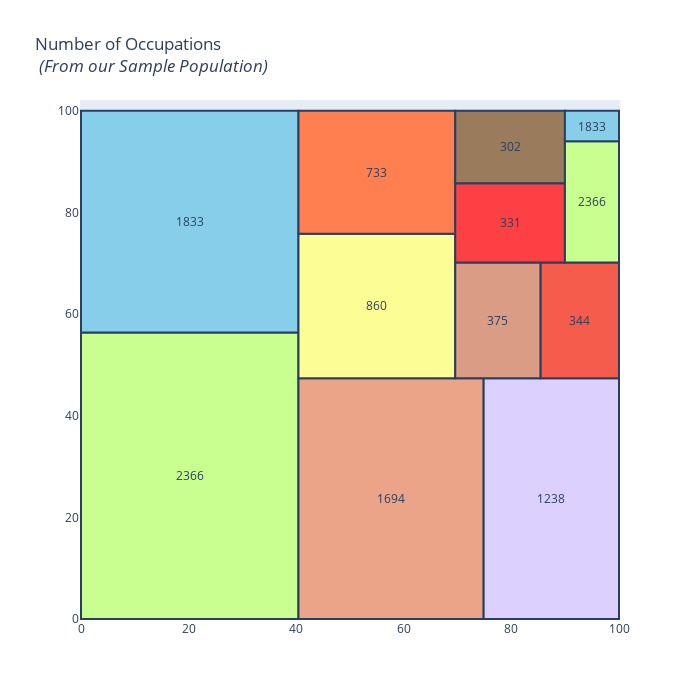

This figure's notebook cell:
### Code cell
import squarify
df = df.drop(df.loc[df["balance"] == 0].index)


x = 0
y = 0
width = 100
height = 100

job_names = df['job'].value_counts().index
values = df['job'].value_counts().tolist()

normed = squarify.normalize_sizes(values, width, height)
rects = squarify.squarify(normed, x, y, width, height)

colors = ['rgb(200, 255, 144)','rgb(135, 206, 235)',
          'rgb(235, 164, 135)','rgb(220, 208, 255)',
          'rgb(253, 253, 150)','rgb(255, 127, 80)', 
         'rgb(218, 156, 133)', 'rgb(245, 92, 76)',
         'rgb(252,64,68)', 'rgb(154,123,91)']

shapes = []
annotations = []
counter = 0

for r in rects:
    shapes.append(
        dict(
            type = 'rect',
            x0 = r['x'],
            y0 = r['y'],
            x1 = r['x'] + r['dx'],
            y1 = r['y'] + r['dy'],
            line = dict(width=2),
            fillcolor = colors[counter]
        )
    )
    annotations.append(
        dict(
            x = r['x']+(r['dx']/2),
            y = r['y']+(r['dy']/2),
            text = values[counter],
            showarrow = False
        )
    )
    counter = counter + 1
    if counter >= len(colors):
        counter = 0
    
# For hover text
trace0 = go.Scatter(
    x = [ r['x']+(r['dx']/2) for r in rects],
    y = [ r['y']+(r['dy']/2) for r in rects],
    text = [ str(v) for v in job_names],
    mode='text',
)

layout = dict(
    title='Number of Occupations <br> <i>(From our Sample Population)</i>',
    height=700, 
    width=700,
    xaxis=dict(showgrid=False,zeroline=False),
    yaxis=dict(showgrid=False,zeroline=False),
    shapes=shapes,
    annotations=annotations,
    hovermode='closest'
)

# With hovertext
figure = dict(data=[trace0], layout=layout)

iplot(figure, filename='squarify-treemap')

### Figure 1 — Plotly figure (JSON) as saved in the notebook; plotly's stock layout.template omitted (floating-point values rounded to 4 significant figures)
{"data": [{"mode": "text", "text": ["management", "blue-collar", "technician", "admin.", "services", "retired", "self-employed", "student", "unemployed", "entrepreneur", "housemaid", "unknown"], "type": "scatter", "x": [20.21, 20.21, 57.63, 87.42, 54.99, 54.99, 77.5, 92.72, 79.76, 79.76, 94.98, 94.98], "y": [28.17, 78.17, 23.69, 23.69, 61.58, 87.89, 58.74, 58.74, 77.93, 92.87, 82.04, 96.98]}], "layout": {"annotations": [{"showarrow": false, "text": "2366", "x": 20.21, "y": 28.17}, {"showarrow": false, "text": "1833", "x": 20.21, "y": 78.17}, {"showarrow": false, "text": "1694", "x": 57.63, "y": 23.69}, {"showarrow": false, "text": "1238", "x": 87.42, "y": 23.69}, {"showarrow": false, "text": "860", "x": 54.99, "y": 61.58}, {"showarrow": false, "text": "733", "x": 54.99, "y": 87.89}, {"showarrow": false, "text": "375", "x": 77.5, "y": 58.74}, {"showarrow": false, "text": "344", "x": 92.72, "y": 58.74}, {"showarrow": false, "text": "331", "x": 79.76, "y": 77.93}, {"showarrow": false, "text": "302", "x": 79.76, "y": 92.87}, {"showarrow": false, "text": "2366", "x": 94.98, "y": 82.04}, {"showarrow": false, "text": "1833", "x": 94.98, "y": 96.98}], "height": 700, "hovermode": "closest", "shapes": [{"fillcolor": "rgb(200, 255, 144)", "line": {"width": 2}, "type": "rect", "x0": 0, "x1": 40.42, "y0": 0, "y1": 56.35}, {"fillcolor": "rgb(135, 206, 235)", "line": {"width": 2}, "type": "rect", "x0": 0, "x1": 40.42, "y0": 56.35, "y1": 100}, {"fillcolor": "rgb(235, 164, 135)", "line": {"width": 2}, "type": "rect", "x0": 40.42, "x1": 74.84, "y0": 0, "y1": 47.37}, {"fillcolor": "rgb(220, 208, 255)", "line": {"width": 2}, "type": "rect", "x0": 74.84, "x1": 100.0, "y0": 0, "y1": 47.37}, {"fillcolor": "rgb(253, 253, 150)", "line": {"width": 2}, "type": "rect", "x0": 40.42, "x1": 69.56, "y0": 47.37, "y1": 75.78}, {"fillcolor": "rgb(255, 127, 80)", "line": {"width": 2}, "type": "rect", "x0": 40.42, "x1": 69.56, "y0": 75.78, "y1": 100}, {"fillcolor": "rgb(218, 156, 133)", "line": {"width": 2}, "type": "rect", "x0": 69.56, "x1": 85.44, "y0": 47.37, "y1": 70.11}, {"fillcolor": "rgb(245, 92, 76)", "line": {"width": 2}, "type": "rect", "x0": 85.44, "x1": 100.0, "y0": 47.37, "y1": 70.11}, {"fillcolor": "rgb(252,64,68)", "line": {"width": 2}, "type": "rect", "x0": 69.56, "x1": 89.95, "y0": 70.11, "y1": 85.74}, {"fillcolor": "rgb(154,123,91)", "line": {"width": 2}, "type": "rect", "x0": 69.56, "x1": 89.95, "y0": 85.74, "y1": 100}, {"fillcolor": "rgb(200, 255, 144)", "line": {"width": 2}, "type": "rect", "x0": 89.95, "x1": 100, "y0": 70.11, "y1": 93.97}, {"fillcolor": "rgb(135, 206, 235)", "line": {"width": 2}, "type": "rect", "x0": 89.95, "x1": 100.0, "y0": 93.97, "y1": 100.0}], "title": {"text": "Number of Occupations <br> <i>(From our Sample Population)</i>"}, "width": 700, "xaxis": {"showgrid": false, "zeroline": false}, "yaxis": {"showgrid": false, "zeroline": false}}}
